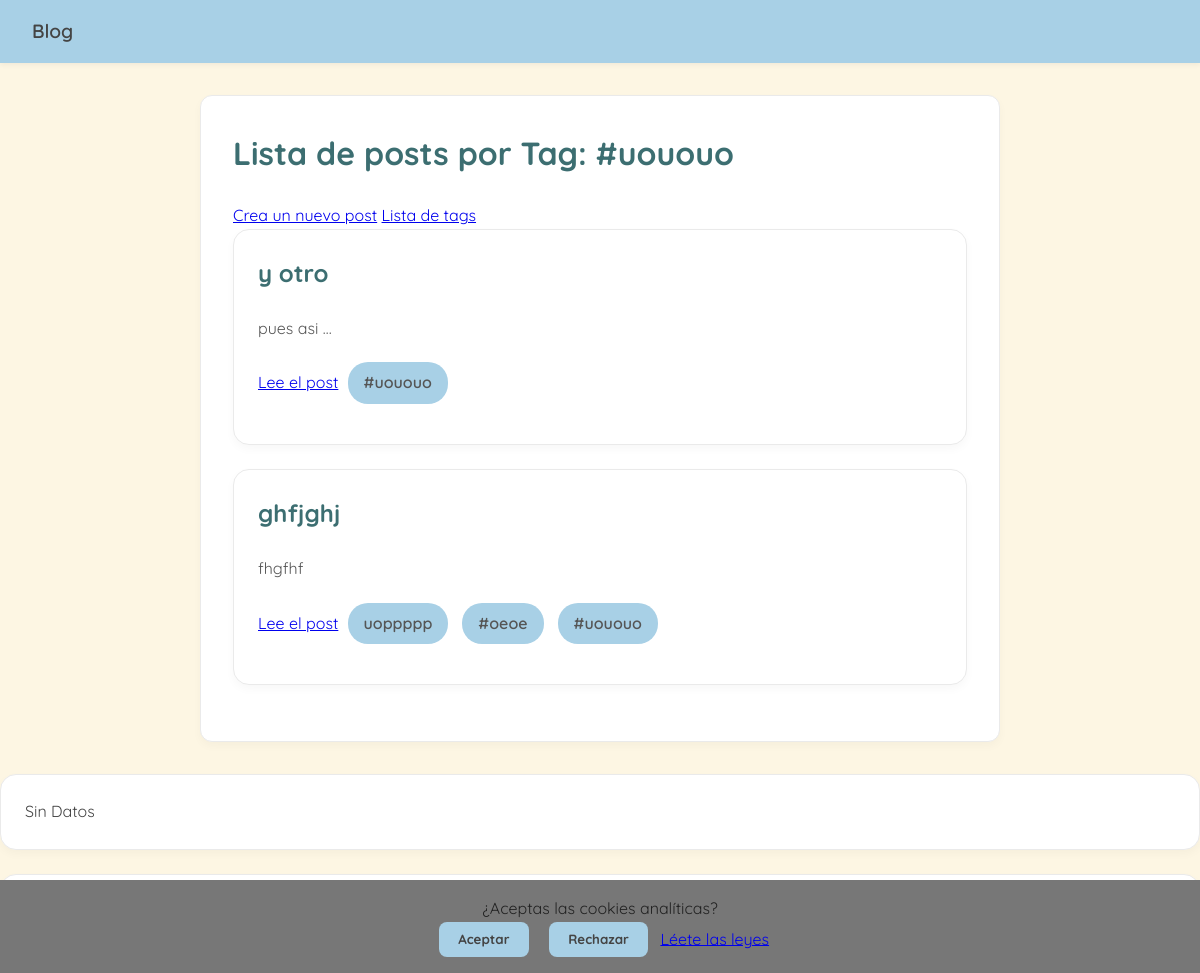
Screenshot of /post_by_tag/9/ with the database file from the repository.
### nueva_app/models.py (models this page shows)
class Tag(models.Model):
    name = models.CharField(max_length=50)
    posts = models.ManyToManyField(Post, related_name='tags')

class Post(models.Model):
    title = models.CharField(max_length=200)
    content = models.TextField()
    author = models.ForeignKey(User, on_delete = models.CASCADE)
    created_at = models.DateTimeField(auto_now_add = True)

### nueva_app/views.py (the view)
# urls.py: path('post_by_tag/<int:pk>/', PostbyTagView.as_view(), name = 'post_list_by_tag'),
class PostbyTagView(DetailView):
    model = Tag
    template_name = "post_list_by_tag.html"

### nueva_app/templates/post_list_by_tag.html (shortened to what this page needs)
{% extends 'base.html' %}
{% block content %}
<h1 class="titulo">Lista de posts por Tag: {{ tag.name }}</h1>
<a href="{% url 'post_create' %}">Crea un nuevo post</a>
<a href="{% url 'tag_list' %}">Lista de tags</a>
<br>
<div class="grid">
  {% for post in object.posts.all %}
  <div class="tarjeta">
    <h2>{{ post.title }}</h2>
    <p>{{ post.content |truncatechars:10 }}</p>
    <a href="{% url 'post_detail' post.pk %}">Lee el post</a>
    {% for i in post.tags.all %}
      <a href="{% url 'post_list_by_tag' i.pk %}"><p class="tag">{{ i.name }}</p></a>
    {% endfor %}
  </div>
  {% endfor %}
</div>
{% endblock %}

### static/css/style.css (style rules this page uses)
* { margin: 0; padding: 0; box-sizing: border-box; font-family: 'Quicksand', sans-serif; }
body { background-color: #fdf6e3; color: #444; line-height: 1.6; }
.container h1, .container h2, .container h3, .container h4 { color: #3c6e71; margin-bottom: 1.5rem; }
.container p { margin-bottom: 1rem; }
.tarjeta { background-color: #ffffff; border: 1px solid #eaeaea; border-radius: 16px; padding: 1.5rem; margin-bottom: 1.5rem; box-shadow: 0 4px 10px rgba(0, 0, 0, 0.03); transition: transform 0.2s ease, box-shadow 0.2s ease; }
.tarjeta p { margin-bottom: 1rem; color: #555; }
.tag { display: inline-block; background-color: #a8d0e6; color: #fff; padding: 0.5rem 1rem; margin: 0.3rem; border-radius: 20px; font-weight: 600; text-decoration: none; transition: background-color 0.3s ease, transform 0.2s ease; }

### rows the page displays
Tag: name "#uououo"
Post: title "y otro", content "pues asi …"
Post: title "ghfjghj", content "fhgfhf"
Tag: name "uoppppp"
Tag: name "#oeoe"
